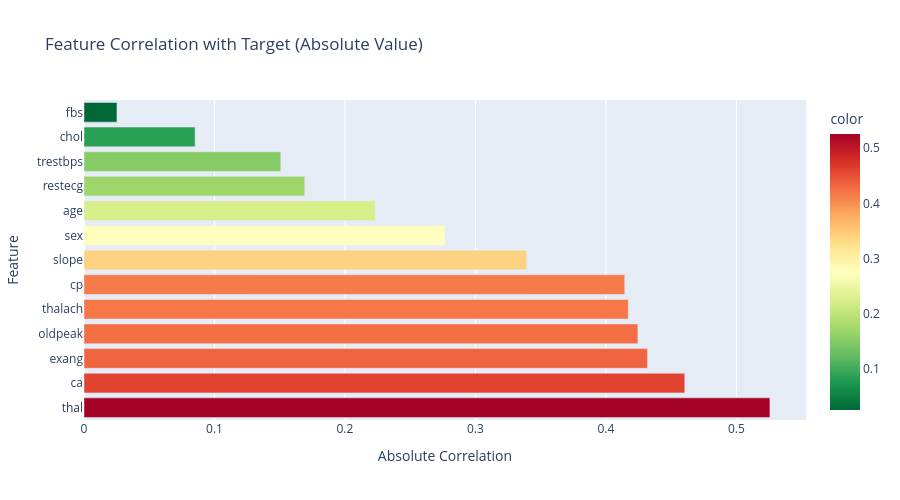

Source (notebook cell):
### Code cell
# Top features correlated with target
target_corr = corr['target'].drop('target').abs().sort_values(ascending=False)
print('🎯 Feature Correlation with Target (Absolute Value):')
print(target_corr.round(3))

# Visualize top correlations
fig = px.bar(
    x=target_corr.values, y=target_corr.index,
    orientation='h',
    title='Feature Correlation with Target (Absolute Value)',
    labels={'x': 'Absolute Correlation', 'y': 'Feature'},
    color=target_corr.values,
    color_continuous_scale='RdYlGn_r'
)
fig.update_layout(height=500, showlegend=False)
fig.show()

### Figure 1 — Plotly figure (JSON) as saved in the notebook; plotly's stock layout.template omitted (floating-point values rounded to 4 significant figures)
{"data": [{"hovertemplate": "Absolute Correlation=%{x}<br>Feature=%{y}<br>color=%{marker.color}<extra></extra>", "legendgroup": "", "marker": {"color": [0.5257, 0.4604, 0.4319, 0.4245, 0.4172, 0.4144, 0.3392, 0.2768, 0.2231, 0.1692, 0.1508, 0.08516, 0.02526], "coloraxis": "coloraxis", "pattern": {"shape": ""}}, "name": "", "orientation": "h", "showlegend": false, "textposition": "auto", "type": "bar", "x": [0.5257, 0.4604, 0.4319, 0.4245, 0.4172, 0.4144, 0.3392, 0.2768, 0.2231, 0.1692, 0.1508, 0.08516, 0.02526], "xaxis": "x", "y": ["thal", "ca", "exang", "oldpeak", "thalach", "cp", "slope", "sex", "age", "restecg", "trestbps", "chol", "fbs"], "yaxis": "y"}], "layout": {"barmode": "relative", "coloraxis": {"colorbar": {"title": {"text": "color"}}, "colorscale": [[0, "rgb(0,104,55)"], [0.1, "rgb(26,152,80)"], [0.2, "rgb(102,189,99)"], [0.3, "rgb(166,217,106)"], [0.4, "rgb(217,239,139)"], [0.5, "rgb(255,255,191)"], [0.6, "rgb(254,224,139)"], [0.7, "rgb(253,174,97)"], [0.8, "rgb(244,109,67)"], [0.9, "rgb(215,48,39)"], [1, "rgb(165,0,38)"]]}, "height": 500, "legend": {"tracegroupgap": 0}, "showlegend": false, "title": {"text": "Feature Correlation with Target (Absolute Value)"}, "xaxis": {"anchor": "y", "domain": [0, 1], "title": {"text": "Absolute Correlation"}}, "yaxis": {"anchor": "x", "domain": [0, 1], "title": {"text": "Feature"}}}}
